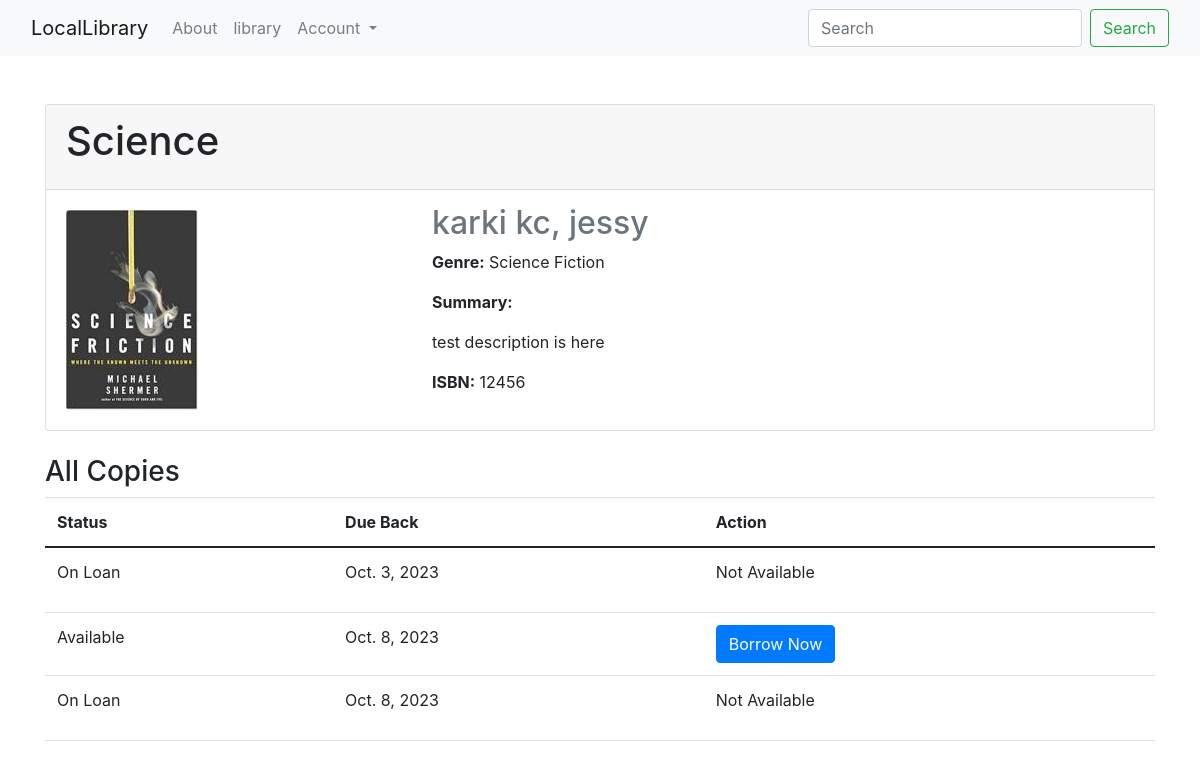
The app's page /book-detail/8, older data.
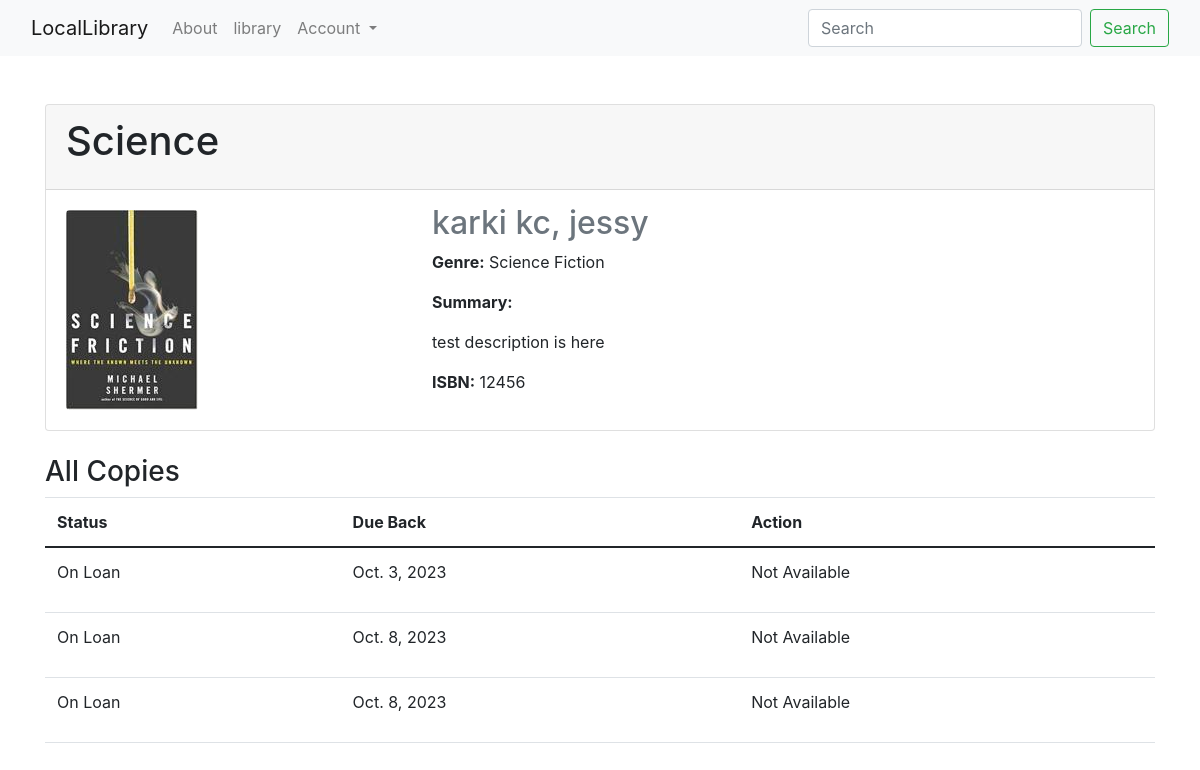
The same page, newer data.
### library/models.py (models this page shows, shortened)
class BookInstance(models.Model):
    id = models.UUIDField(primary_key=True, default=uuid.uuid4, help_text='Unique ID for this particular book across whole library')
    book = models.ForeignKey('Book', on_delete=models.RESTRICT, null=True)
    imprint = models.CharField(max_length=200)
    due_back = models.DateField(null=True, blank=True)
    LOAN_STATUS = (
        ('m', 'Maintenance'),
        ('o', 'On loan'),
        ('a', 'Available'),
        ('r', 'Reserved'),
    )
    status = models.CharField(
        max_length=1,
        choices=LOAN_STATUS,
        blank=True,
        default='m',
        help_text='Book availability',
    )
    class Meta:
        ordering = ['due_back']

### catalog/views.py (the view)
# urls.py: path('book-detail/<int:id>',views.bookdetails,name='bookdetails'),
def bookdetails(request,id):
    book = Book.objects.get(id=id)
    return render(request,'bookdetails.html',{'book':book})

### library/models.py (called while the page is built)
    def __str__(self):
        return f'{self.last_name}, {self.first_name}'

    def __str__(self):
        return self.name

### templates/bookdetails.html (shortened to what this page needs)
{% extends 'base.html' %}
{% block body %}
<div class="container mt-5">
    <div class="card">
        <div class="card-header">
            <h1 class="card-title">{{ book.title }}</h1>
        </div>
        <div class="card-body">
            <div class="row">
                <div class="col-md-4">
                    <img src="{{ book.image.url }}" alt="Book Cover" class="img-fluid rounded">
                </div>
                <div class="col-md-8">
                    <h2 class="card-subtitle mb-2 text-muted">{{ book.author }}</h2>
                    <p><strong>Genre:</strong> {{ book.genre.all|join:", " }}</p>
                    <p class="card-text"><strong>Summary:</strong></p>
                    <p class="card-text">{{ book.summary }}</p>
                    <p><strong>ISBN:</strong> {{ book.isbn }}</p>
                </div>
            </div>
        </div>
    </div>
    <div class="mt-4">
        <h3>All Copies</h3>
        <table class="table">
            <thead>
                <tr>
                    <th>Status</th>
                    <th>Due Back</th>
                    <th>Action</th>
                </tr>
            </thead>
            <tbody>
                {% for book_instance in book.bookinstance_set.all %}
                    <tr>
                        <td>
                            {% if book_instance.status == 'm' %}
                                Maintenance
                            {% elif book_instance.status == 'o' %}
                                On Loan
                            {% elif book_instance.status == 'a' %}
                                Available
                            {% elif book_instance.status == 'r' %}
                                Reserved
                            {% endif %}
                        </td>
                        <td>{{ book_instance.due_back }}</td>
                        <td>
                            {% if book_instance.status == 'a' %}
                            <button type="button" class="btn btn-primary borrow-button" data-toggle="collapse" data-target="#collapseExample{{ book_instance.id }}">
                                Borrow Now
                            </button>
                            {% else %}
                            <p> Not Available</p>
                            {% endif%}
                        </td>
                    </tr>
                {% empty %}
                    <tr>
                        <td colspan="3">No copies available for borrowing.</td>
                    </tr>
                {% endfor %}
            </tbody>
        </table>
    </div>
</div>
{% endblock body %}

Row changes from the older to the newer data that the page shows:
changed BookInstance (number 2 of 3 on the later page): status "Available Borrow Now" → "On Loan Not Available"
